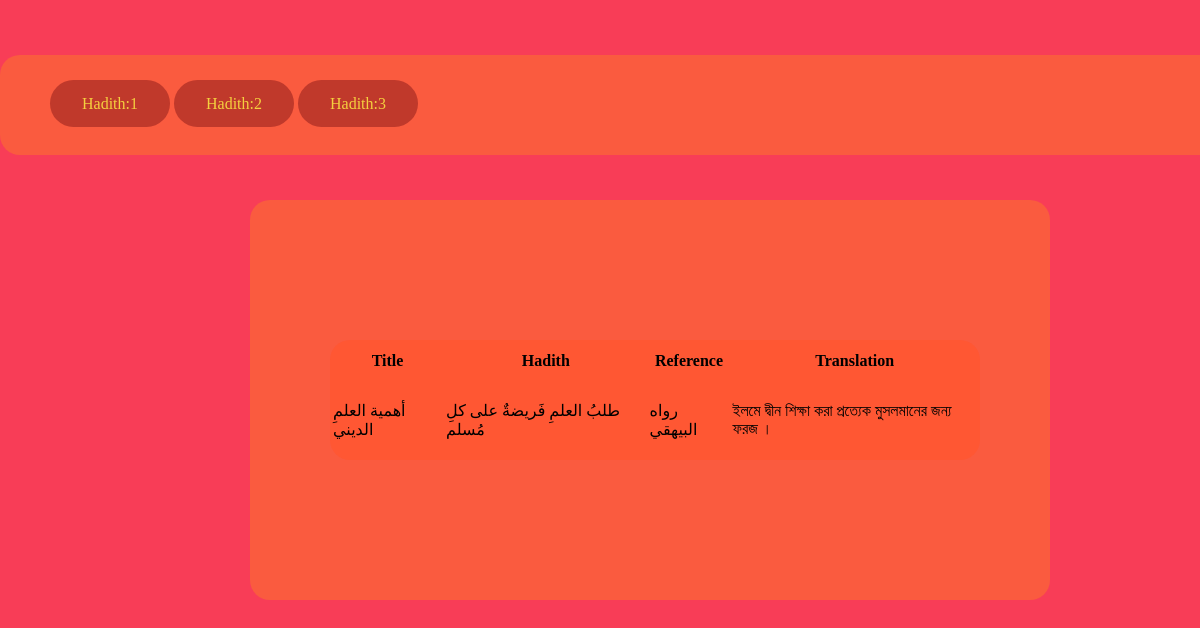
Page /hadith_1.php on the committed database.
### tables this page shows
CREATE TABLE `hadith_1` (
  `id` int(2) NOT NULL,
  `Title` varchar(50) NOT NULL,
  `Hadith` varchar(50) NOT NULL,
  `Reference` varchar(50) NOT NULL,
  `Translation` varchar(200) NOT NULL
);

### db_con.php (called while the page is built, shortened)
<?php
$host_name='localhost';
$user_name='root';
$password='';
$db_name='db_hadith';
   $connection=mysqli_connect($host_name,$user_name,$password);
   if ($connection) {
   		$db_select=mysqli_select_db($connection,$db_name);
   }else{
   		die('database connection fail'.mysqli_error($connection));
   }
?>

### hadith_1.php (the view, shortened to what this page needs)
<?php
    function view_prayer_time(){
 		require'db_con.php';
 		$sql= 'SELECT * FROM hadith_1';
 		if (mysqli_query($connection,$sql)) {
 			$resource_id=mysqli_query($connection,$sql);
 			return $resource_id;
 		}else{
 			die('Query problem'.mysqli_error($connection));
 		}
 }
 $result=view_prayer_time();
 ?>
<div class="atb_mng1">
<a href="hadith_1.php" class="attribute1"> Hadith:1</a>
<a href="hadith_2.php" class="attribute2"> Hadith:2</a>
<a href="hadith_3.php" class="attribute2"> Hadith:3</a>
</div>
<div class="frame">
<div class="box_one">
<div class="box_two">
			<form action="" method="post">
		<table  width="650" height="120" align="center">
			<tr>
				<th>Title</th>
				<th>Hadith</th>
				<th>Reference</th>
				<th>Translation</th>
			</tr>
			<?php while ($view=mysqli_fetch_assoc($result)){?>
				<tr>
							<td><?php echo $view['Title'];   ?></td>
							<td><?php echo $view['Hadith'];   ?></td>
							<td><?php echo $view['Reference']; ?></td>
							<td><?php echo $view['Translation']; ?></td>
				<?php }?>
			</tr>
		</table>
	</form>
		</div>
		</div>
		</div>
  <!DOCTYPE html>
	<html>
		<head>
		<link rel="stylesheet" type="text/css" href="hadith.css">
		</head>
		<body>
		</body>
		</html>

### hadith.css (style rules this page uses)
body { background-color: #F83D57 ; width: 700px; height: 700px; animation: bdy; animation-duration: 20s; }
.atb_mng1 { width: 1300px; height: 100px; background-color: #FA5B3F ; border-radius: 20px; position: absolute; //position: relative; left: 0px; top: 55px; }
.attribute1 { position: relative; left: 50px; top: 40px; width: 100px; height: 100px; background-color: #C0392B; border-radius: 50px; color: #F4D03F; padding: 15px 32px; text-align: center; //display: inline-block; font-size: 16px; cursor: pointer; text-decoration: none; }
.attribute2 { position: relative; left: 50px; top: 40px; width: 100px; height: 100px; background-color: #C0392B; border-radius: 50px; color: #F4D03F; padding: 15px 32px; text-align: center; //display: inline-block; font-size: 16px; cursor: pointer; text-decoration: none; }
.box_one { width: 800px; height: 400px; background-color: #FA5B3F ; border-radius: 20px; position: absolute; //position: relative; left: 250px; top: 200px; animation: cycle; animation-duration: 20s; }
.box_two { float:left; width: 650px; height: 120px; background-color:#FF5733 ; border-radius: 20px; //position: absolute; position: relative; left: 80px; top: 140px; text-align:center; }

### rows in the picture
hadith_1: Title "أهمية العلمِ الديني", Hadith "طلبُ العلمِ فَريضةٌ على كلِ مُسلم", Reference "رواه البيهقي", Translation "ইলমে দ্বীন শিক্ষা করা প্রত্যেক মুসলমানের জন্য ফরজ ।"
